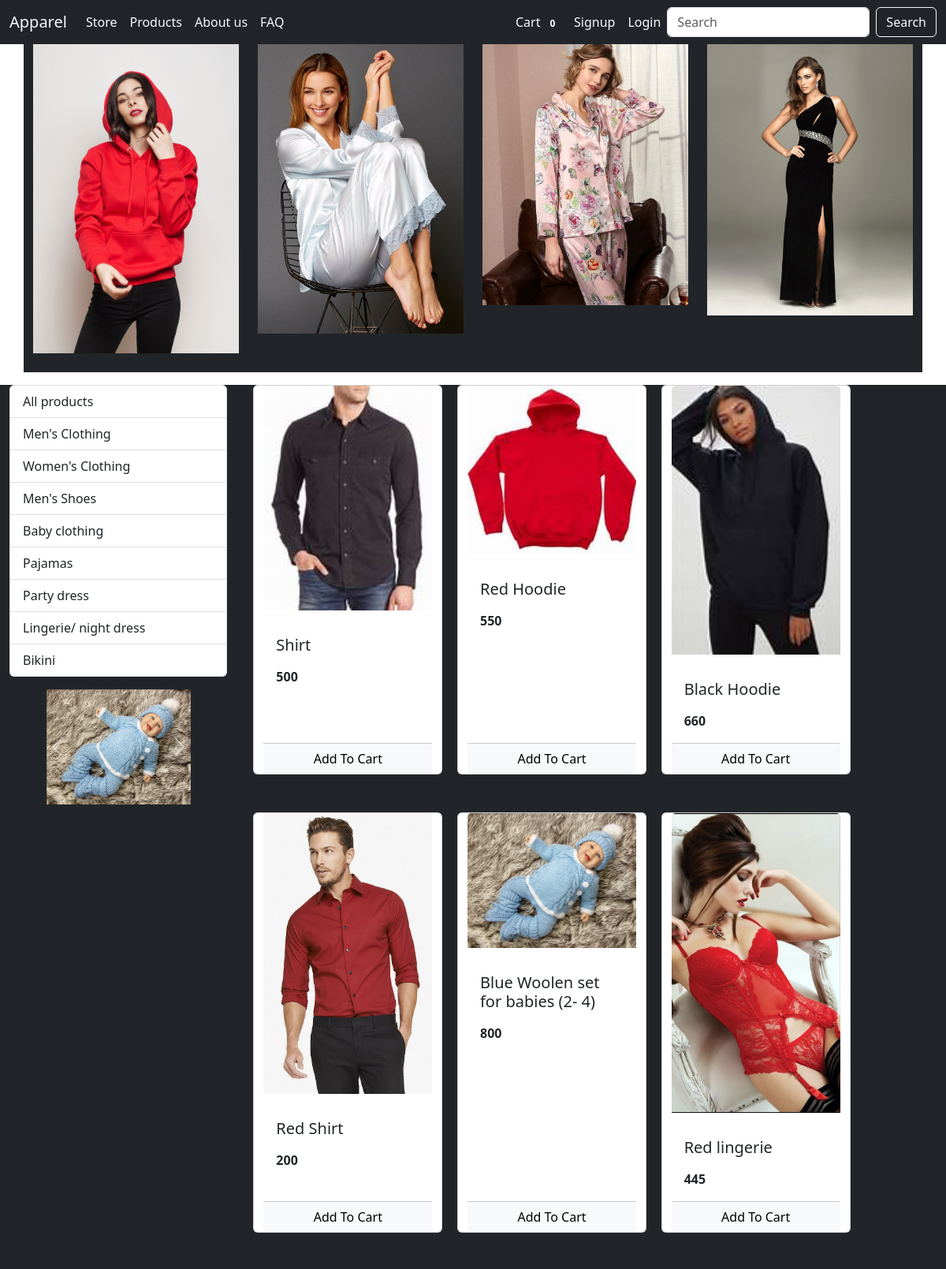
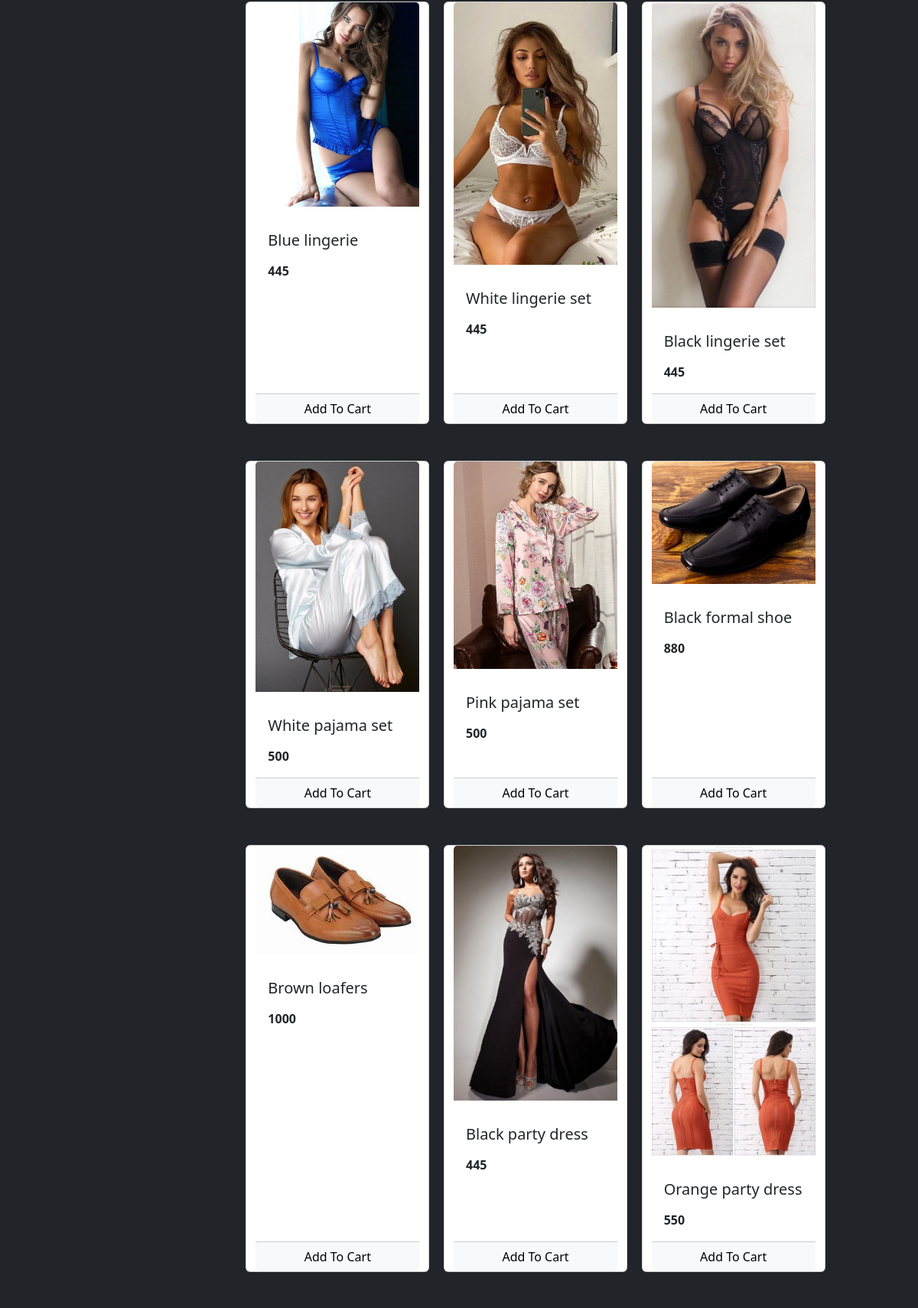
The page / (upper part) on the database its author committed (2 pictures, top to bottom).
### core/models/category.py (models this page shows, shortened)
class Category(models.Model):
    name= models.CharField(max_length=30)
    @staticmethod
    def get_all_categories():
        return Category.objects.all()

### core/models/product.py (models this page shows, shortened)
class Product(models.Model):
    name = models.CharField(max_length=50)
    price = models.IntegerField(default=0)
    category = models.ForeignKey(Category, on_delete=models.CASCADE, default=1)
    description =models.CharField(max_length=200, default='', null=True, blank=True)
    image = models.ImageField(upload_to='products/')
    @staticmethod
    def get_all_products():
        return Product.objects.all()

### core/views/home.py (the view, shortened to what this page needs)
# urls.py: path("", Index.as_view(), name='homepage' ),
class Index(View):
     def get(self, request):
        products= None
        categories = Category.get_all_categories();
        categoryID = request.GET.get('category')
        if categoryID:
          products=Product.get_all_products_by_categoryid(categoryID);
        else:
         products=Product.get_all_products();
        data={}
        data['products'] = products
        data['categories'] = categories
        print("you are :" ,request.session.get('email'))
        return render(request, 'core/index.html', data)

### templates/core/index.html (shortened to what this page needs)
{% extends 'core/base.html' %}
{% block content %}
{% load cart %}
<div id="product-images" class="container mt-8 bg-dark">
    <div class="row justify-content-between">
        <div class="col-md-3 mb-4 bg-dark">
            <img src="media\products\abd5524cc01a519ad285406c4c3b6911.jpg" alt="Product Image 1" class="img-fluid">
        </div>
        <div class="col-md-3 mb-4">
            <img src="media\products\5e9b64a424d310a3e9450b7358d9ace1.jpg" alt="Product Image 2" class="img-fluid">
        </div>
        <div class="col-md-3 mb-4">
            <img src="media\products\t8191-2-1.jpg" alt="Product Image 3" class="img-fluid">
        </div>
        <div class="col-md-3 mb-4">
            <img src="media\products\Party-Dresses-for-Women-2.jpg" alt="Product Image 4" class="img-fluid">
        </div>
    </div>
</div>
<div class="container-fluid mt-3">
    <div class="row bg-dark">
        <div class="col-lg-3 ">
            <div class="list-group bg-dark">
                <a href="/" class="list-group-item list-group-item-action "
                    >All products</a>
                {% for category in categories  %}
                <a href="/?category={{category.id}}" class="list-group-item list-group-item-action "
                    >{{category.name}}</a>
                {% endfor %}
            </div>
            <div class="container-fluid mt-3 col-lg-9">
                <div id="imageCarousel" class="carousel slide" data-bs-ride="carousel" style="max-width: 800px; margin: auto;">
                    <div class="carousel-inner">
                        <div class="carousel-item active">
                            <img src="media\products\fc4f988a04a4173062dcbc5615080650.jpg" class="d-block w-100" alt="Slide 1" style="max-height: 400px; object-fit: cover;">
                        </div>
                    </div>
                    <button class="carousel-control-prev" type="button" data-bs-target="#imageCarousel" data-bs-slide="prev">
                        <span class="carousel-control-prev-icon" aria-hidden="true"></span>
                    </button>
                    <button class="carousel-control-next" type="button" data-bs-target="#imageCarousel" data-bs-slide="next">
                        <span class="carousel-control-next-icon" aria-hidden="true"></span>
                    </button>
                </div>
            </div>
        </div>
        <div id="products" class="col-lg-8">
            <div class="row mx-auto">
                {% for product in products %}
                <div class="card mx-auto mb-5" id="{{product.id}}" style="width: 15rem;">
                    <img src="{{product.image.url}}" class="card-img-top" alt="...">
                    <div class="card-body">
                      <p><h5 class="card-title">{{product.name}}</h5></p>
                      <p class="card-text"><b>{{product.price}}</b></p>
                    </div>
                    <div class="card-footer p-0  no-gutters">
                        {% if product|is_in_cart:request.session.cart %}
						<div class="row no-gutters">
                            <form action="/#{{product.id}}" class="col-2 " method="post">
                            {% csrf_token %}
                            <input hidden type="text" name='product' value='{{product.id}}'>
                            <input hidden type="text" name='remove' value='True'>
                            <input type="submit" value=" - " class="btn btn-block btn-light border-right">
                        </form>
                        <div class="text-center col">{{product|cart_quantity:request.session.cart}} in Cart</div>
                        <form action="/#{{product.id}}" class="col-2 " method="post">
                            {% csrf_token %}
                            <input hidden type="text" name='product' value='{{product.id}}'>
                            <input type="submit" value=" + " class="btn btn-block btn-light border-left">
                        </form>
                    </div>
                    {% else %}
                    <form action="/#{{product.id}}" method="POST" class="btn-block">
                        <input type="submit" class="float-right btn btn-light  form-control"
                            value="Add To Cart">
                    </form>
                    {% endif %}
                </div>
                  </div>
                    {% endfor %}
            </div>
        </div>
        </div>
    </div>
{% endblock %}

### templates/core/base.html (shortened to what this page needs)
<!doctype html>
<html lang="en">
  <head>
    <link href="https://cdn.jsdelivr.net/npm/bootstrap@5.3.2/dist/css/bootstrap.min.css" rel="stylesheet">
  </head>
  <body>
    <nav class="navbar navbar-expand-lg bg-dark">
        <div class="container-fluid">
          <a class="navbar-brand text-light" href="/index">Apparel</a>
          <div class="collapse navbar-collapse" id="navbarSupportedContent">
            <ul class="navbar-nav me-auto mb-2 mb-lg-0">
              <li class="nav-item">
                <a class="nav-link text-light" aria-current="page" href="/index">Store</a>
              </li>
              <li class="nav-item">
                <a class="nav-link text-light" href="/index">Products</a>
              </li>
              <li class="nav-item">
                <a class="nav-link text-light" aria-current="page" href="/aboutus">About us</a>
              </li>
              <li class="nav-item">
                <a class="nav-link text-light" aria-current="page" href="/faq">FAQ</a>
              </li>
            </ul>
          <ul class=" navbar-nav ">
            <li class="nav-item ">
              <a class="nav-link text-light" href="/cart">Cart
                <span class="badge badge-info">{{request.session.cart.keys|length}}</span>
                </a>
            </li>
            {% if request.session.customer %}
            <li class="nav-item">
              <a class="nav-link text-light" href="/orders">Orders<span class="sr-only"></span></a>
            </li>
            <li class="nav-item ">
              <a class="nav-link text-light" href="/logout">Logout<span class="sr-only"></span></a>
            </li>
            {% else %}
            <li class="nav-item ">
              <a class="nav-link text-light" href="/signup">Signup</a>
            </li>
            <li class="nav-item ">
              <a class="nav-link text-light" href="/login">Login</a>
            </li>
            {% endif %}
            </ul>
            <form class="d-flex" role="search">
              <input class="form-control me-2" type="search" placeholder="Search" aria-label="Search">
              <button class="btn btn-outline-light" type="submit">Search</button>
            </form>
          </div>
        </div>
      </nav>
  {% block content %}{% endblock %}
  </body>
</html>

### rows shown on the page
Category: name "Men's Clothing"
Category: name "Women's Clothing"
Category: name "Men's Shoes"
Category: name "Baby clothing"
Category: name "Pajamas"
Category: name "Party dress"
Category: name "Lingerie/ night dress"
Category: name "Bikini"
Product: {{ product.id }} 1 (drawn), image (picture), name "Shirt", price "500"
Product: image (picture), name "Red Hoodie", price "550"
Product: image (picture), name "Black Hoodie", price "660"
Product: image (picture), name "Red Shirt", price "200"
Product: image (picture), name "Blue Woolen set for babies (2- 4)", price "800"
Product: image (picture), name "Red lingerie", price "445"
Product: image (picture), name "Blue lingerie", price "445"
Product: image (picture), name "White lingerie set", price "445"
Product: image (picture), name "Black lingerie set", price "445"
Product: image (picture), name "White pajama set", price "500"
Product: image (picture), name "Pink pajama set", price "500"
Product: image (picture), name "Black formal shoe", price "880"
Product: image (picture), name "Brown loafers", price "1000"
Product: image (picture), name "Black party dress", price "445"
Product: {{ product.id }} 15 (drawn), image (picture), name "Orange party dress", price "550"

### other values the page prints
{{ request.session.cart.keys|length }} "0"
